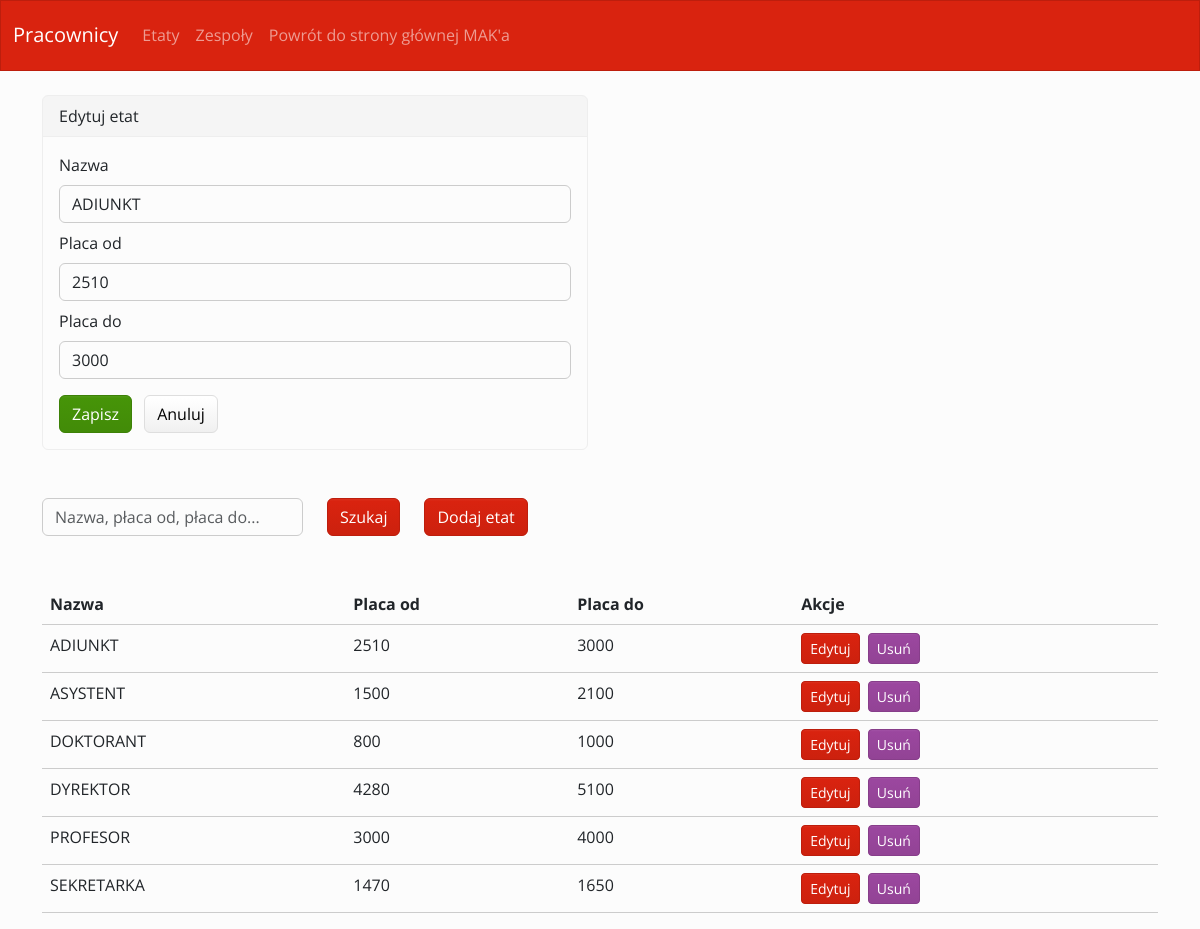
The page /etaty.php?edit=ADIUNKT on the database its author committed.
### tables this page shows
CREATE TABLE IF NOT EXISTS `etaty` (
  `NAZWA` varchar(15) NOT NULL,
  `PLACA_OD` float DEFAULT NULL,
  `PLACA_DO` float DEFAULT NULL,
  PRIMARY KEY (`NAZWA`)
);

### etaty.php (the view, shortened to what this page needs)
<?php
require_once 'database.php';
require_once 'functions.php';
$edit_row = null;
if (isset($_GET['edit'])) {
    $e = $pdo->prepare("SELECT * FROM etaty WHERE NAZWA = :nazwa");
    $e->execute([':nazwa' => $_GET['edit']]);
    $edit_row = $e->fetch(PDO::FETCH_ASSOC);
}
?>
<!doctype html>
<html lang="en">
<head>
    <link href="bootstrap/css/bootstrap.min.css" rel="stylesheet">
</head>
<body>
    <?php
    if(isset($_POST['submit']) && $_POST['search']!=''){
        $stmt = $pdo->prepare("SELECT * FROM etaty WHERE NAZWA LIKE :nazwa OR PLACA_OD LIKE :placa_od OR PLACA_DO LIKE :placa_do");
        $stmt -> bindValue(':nazwa', '%'.$_POST['search'].'%', PDO::PARAM_STR);
        $stmt -> bindValue(':placa_od', '%'.$_POST['search'].'%', PDO::PARAM_STR);
        $stmt -> bindValue(':placa_do', '%'.$_POST['search'].'%', PDO::PARAM_STR);
        $stmt->execute();
    }
    else{
        $stmt = $pdo->query('SELECT * FROM etaty');
    }
    ?>
    <div class="container">
        <?php if ($edit_row): ?>
        <div class="row my-4">
            <div class="col-md-6">
                <div class="card">
                    <div class="card-header">Edytuj etat</div>
                    <div class="card-body">
                        <form method="post" action="">
                            <div class="mb-2"><label class="form-label">Nazwa</label><input type="text" class="form-control" name="nazwa" value="<?= htmlspecialchars($edit_row['NAZWA']) ?>"></div>
                            <div class="mb-2"><label class="form-label">Placa od</label><input type="number" step="0.01" class="form-control" name="placa_od" value="<?= htmlspecialchars($edit_row['PLACA_OD']) ?>"></div>
                            <div class="mb-2"><label class="form-label">Placa do</label><input type="number" step="0.01" class="form-control" name="placa_do" value="<?= htmlspecialchars($edit_row['PLACA_DO']) ?>"></div>
                            <button type="submit" name="edit_submit" class="btn btn-success mt-2">Zapisz</button>
                            <a href="etaty.php" class="btn btn-secondary mt-2 ms-2">Anuluj</a>
                        </form>
                    </div>
                </div>
            </div>
        </div>
        <?php endif; ?>
        <form action="" method="post">
        <div class="row my-5">
            <div class="col-md-3">
                <input type="text" class="form-control" name="search" placeholder="Nazwa, płaca od, płaca do...">
            </div>
            <div class="col-auto">
                <input type="submit" class="btn btn-primary" name="submit" value="Szukaj">
            </div>
            <div class="col-auto">
                <a href="dodaj_etat.php" class="btn btn-primary">Dodaj etat</a>
            </div>
        </div>
        </form>
        <div class="row">
            <div class="col-12">
                <table class="table">
                    <thead>
                    <tr>
                        <th>Nazwa</th>
                        <th>Placa od</th>
                        <th>Placa do</th>
                        <th>Akcje</th>
                    </tr>
                    </thead>
                    <tbody>
                    <?php
                    foreach ($stmt as $row){
                        echo '<tr>';
                        echo '<td>'.$row['NAZWA'].'</td>';
                        echo '<td>'.$row['PLACA_OD'].'</td>';
                        echo '<td>'.$row['PLACA_DO'].'</td>';
                        echo '<td>
                            <a href="etaty.php?edit='.urlencode($row['NAZWA']).'" class="btn btn-sm btn-primary me-1">Edytuj</a>
                            <a href="etaty.php?delete='.urlencode($row['NAZWA']).'" class="btn btn-sm btn-danger" onclick="return confirm(\'Czy na pewno usunąć? Zastanów się dobrze...\')">Usuń</a>
                        </td>';
                        echo '</tr>';
                    }
                    ?>
                    </tbody>
                </table>
            </div>
        </div>
    </div>
</html>

### rows shown on the page
etaty: nazwa "ADIUNKT", placa_od "2510", placa_do "3000", NAZWA "ADIUNKT", PLACA_OD "2510", PLACA_DO "3000"
etaty: NAZWA "ASYSTENT", PLACA_OD "1500", PLACA_DO "2100"
etaty: NAZWA "DOKTORANT", PLACA_OD "800", PLACA_DO "1000"
etaty: NAZWA "DYREKTOR", PLACA_OD "4280", PLACA_DO "5100"
etaty: NAZWA "PROFESOR", PLACA_OD "3000", PLACA_DO "4000"
etaty: NAZWA "SEKRETARKA", PLACA_OD "1470", PLACA_DO "1650"
